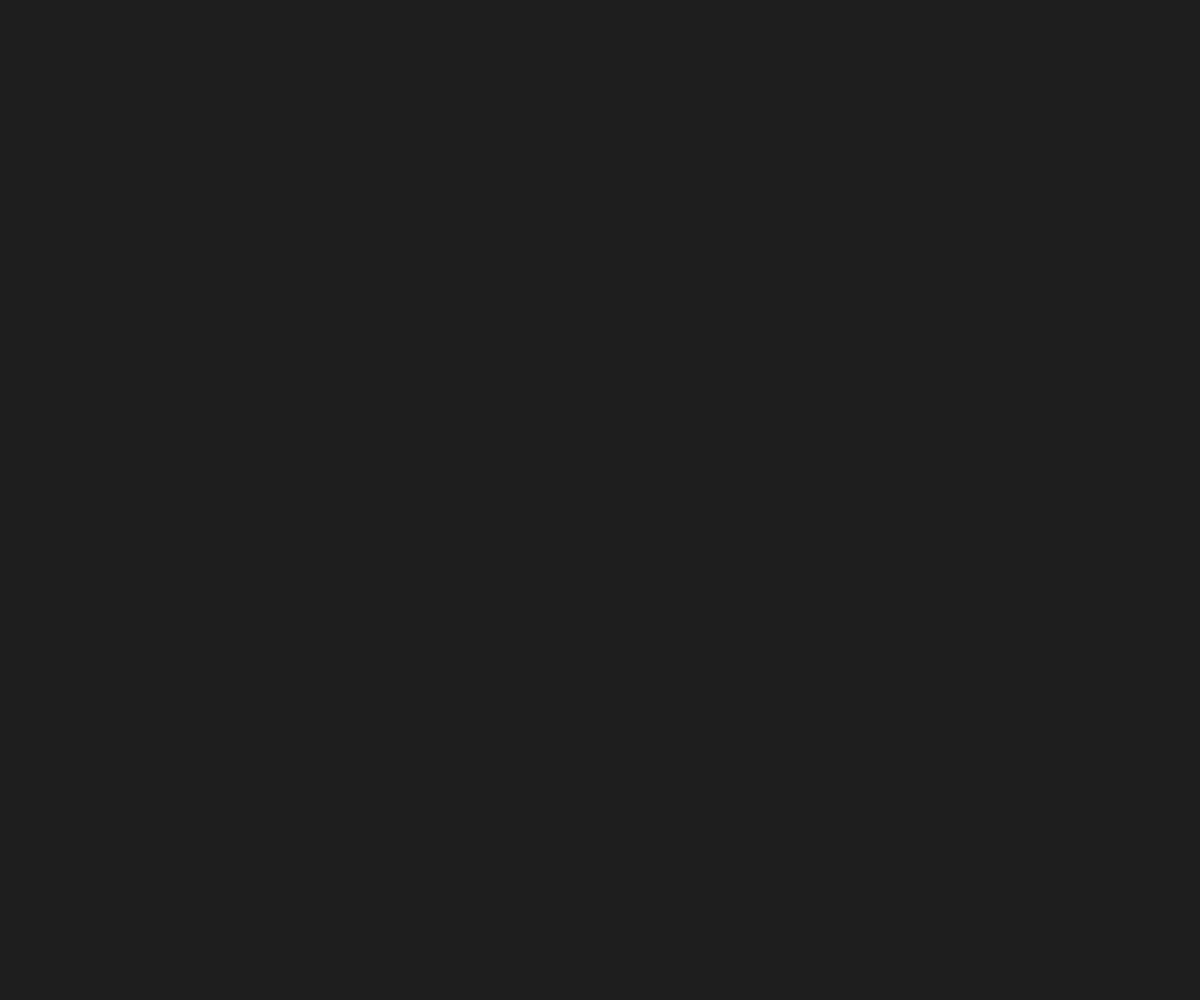
Frame 1 (no input)
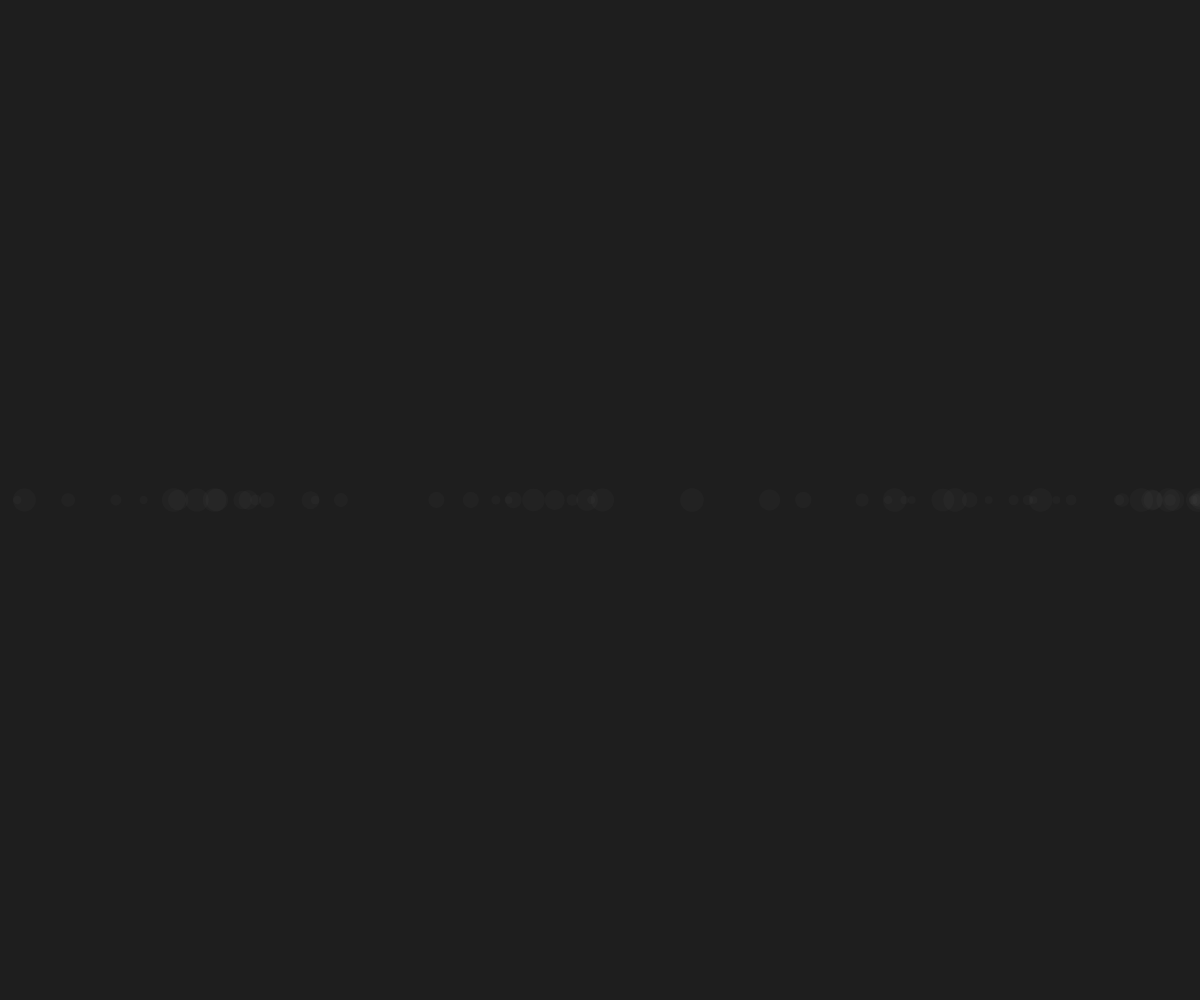
Frame 60 (no input)
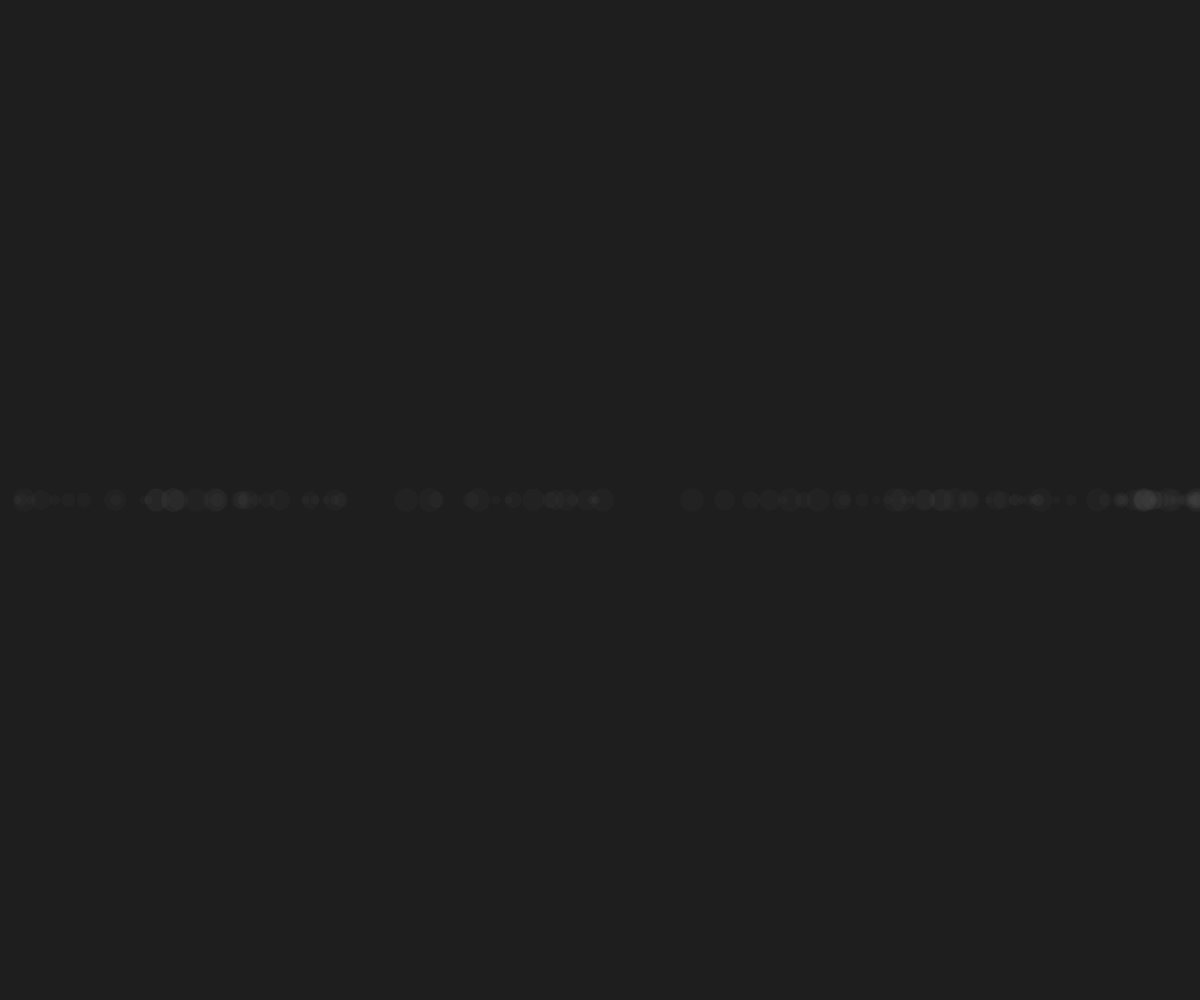
Frame 120 (the mouse pressed at the canvas centre since frame 60)

The p5.js sketch that drew these frames (run headless with seeded random() and noise() and a simulated clock; from frame 60 on, the mouse is pressed at the canvas centre):

// p5.js sketch
// ── sketch.js
var x = 0;
var d = 0;
var angle = 0;
var margin = 24;

function setup() {
  createCanvas(windowWidth, windowHeight);
  fill(230, 230, 230, 5);
  background(30);
}

function draw() {

  // ellipse(margin + cos(angle) * width/3 + width/3, margin + sin(angle) * height/3 + height/3, d, d).noStroke();
  ellipse( abs(cos(angle)) * width, height/2, d, d).noStroke();

  d = 16 + 8 * sin(angle);
  x = width/3 * sin(angle);

  angle += random(TWO_PI);
}
